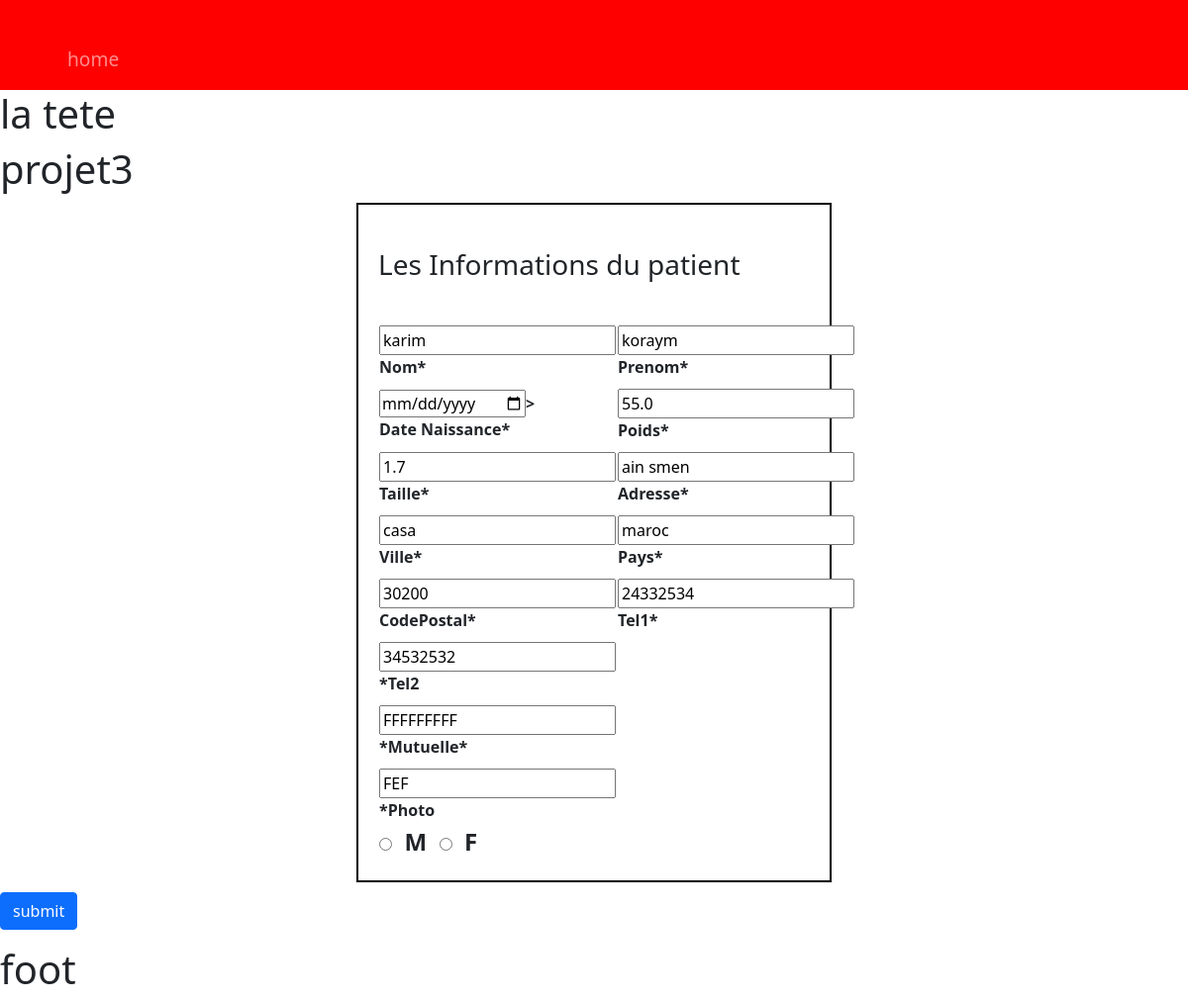
Screenshot of /update/2 with the database file from the repository.
### cabinet_medical/models.py (models this page shows)
class Patient(models.Model):
    Nom = models.CharField(max_length = 100 , null=True)
    Prenom = models.CharField(max_length = 100 , null=True)
    DateNaissance = models.DateTimeField(null=True)
    Poids = models.FloatField(null=True)
    Taille = models.FloatField(null=True)
    Adresse = models.CharField(max_length = 200 , null=True)
    Ville = models.CharField(max_length = 100 , null=True)
    Pays = models.CharField(max_length = 100 , null=True)
    CodePostal = models.CharField(max_length = 100 , null=True)
    Tel1 = models.CharField(max_length = 50 , null=True)
    Tel2 = models.CharField(max_length = 50 , null=True)
    Mutuelle = models.CharField(max_length = 100 , null=True)
    Photo = models.CharField(max_length = 200 , null=True)
    DateCreation = models.DateTimeField(auto_now_add=True , null=True)
    DateModification = models.DateTimeField(auto_now_add=True , null=True)

### cabinet_medical/views.py (the view)
# urls.py: path('update/<str:pk>', views.update , name="update"),
def update(request , pk):
    patinte = Patient.objects.get(id=pk)
    form = PatientForm(instance=patinte)
    if request.method == 'POST':
        form = PatientForm(request.POST , instance=patinte)
        if form.is_valid():
            form.save()
            return redirect('/')
    context = {'form' : form}
    return render (request , 'cabinetMedical/My_Rdv_Patient_form.html',context)

### cabinet_medical/forms.py
class PatientForm(ModelForm):
    class Meta:
        model = Patient
        fields = "__all__"

### cabinet_medical/templates/cabinetMedical/My_Rdv_Patient_form.html (shortened to what this page needs)
  {% extends 'cabinetMedical/main.html' %}
  {% block content %}
  <h1>projet3</h1>
     <form action="" method="POST">
          <div  style="border: 2px black solid; margin: 10px 30%; padding:20px 20px ;  ">
          <div class="form-group col-12 my-1 mt-sm-4 registration-header">
            <h3> Les Informations du patient </h3> <br>
          </div>
          <table class="tabl">
            <tr>
              <th>
                <div class="form-group col-12 col-md-6 has-float-label mt-2 has-feedback has-feedback-left ">
                  {{form.Nom}}
                  <label style="display: block;">Nom*</label>
                </div>
              </th>
              <th>
                <div class="form-group col-12 col-md-6 has-float-label mt-2 has-feedback has-feedback-left">
                  {{form.Prenom}}   <label style="display: block;">Prenom*</label>
                </div>
              </th>
            </tr>
            <tr>
              <th>
                <div class="form-group col-12 col-md-6 has-float-label mt-2 has-feedback has-feedback-left">
                 <input type="date" {{form.DateNaissance}}>    <label style="display: block;">Date Naissance*</label>
                </div>
              </th>
              <th>
                <div class="form-group col-12 col-md-6 has-float-label mt-2 has-feedback has-feedback-left">
                  {{form.Poids}} <label style="display: block;">Poids*</label>
                </div>
              </th>
            </tr>
            <tr>
              <th>
                <div class="form-group col-12 col-md-6 has-float-label mt-2 has-feedback has-feedback-left">
                  {{form.Taille}} <label style="display: block;"></label>Taille*</label>
                </div>
              </th>
              <th>
                <div class="form-group col-12 col-md-6 has-float-label mt-2 has-feedback has-feedback-left">
                  {{form.Adresse}} <label style="display: block;"></label> Adresse*</label>
                </div>
              </th>
            </tr>
            <tr>
              <th>
                <div class="form-group col-12 col-md-6 has-float-label mt-2 has-feedback has-feedback-left">
                  {{form.Ville}} <label style="display: block;">Ville*</label>
                </div>
              </th>
              <th>
                <div class="form-group col-12 col-md-6 has-float-label mt-2 has-feedback has-feedback-left">
                  {{form.Pays}} <label style="display: block;">Pays*</label>
                </div>
              </th>
            </tr>
            <tr>
              <th>
                <div class="form-group col-12 col-md-6 has-float-label mt-2 has-feedback has-feedback-left">
                  {{form.CodePostal}}<label >CodePostal*</label>
                </div>
              </th>
              <th>
                <div class="form-group col-12 col-md-6 has-float-label mt-2 has-feedback has-feedback-left">
                  {{form.Tel1}} <label >Tel1*</label>
                </div>
              </th>
            </tr>
            <tr>
              <th>
                <div class="form-group col-12 col-md-6 has-float-label mt-2 has-feedback has-feedback-left">
                  {{form.Tel2}} *<label>Tel2 </label>
                </div>
              </th>
            </tr>
            <tr>
              <th>
                <div class="form-group col-12 col-md-6 has-float-label mt-2 has-feedback has-feedback-left">
                  {{form.Mutuelle}} *<label>Mutuelle* </label>
                </div>
              </th>
            </tr>
            <tr>
              <th>
                <div class="form-group col-12 col-md-6 has-float-label mt-2 has-feedback has-feedback-left">
                  {{form.Photo}} *<label>Photo </label>
                </div>
              </th>
            </tr>
             <tr>
              <th>
                <input type="radio" value="M" name="rd1">
            <label style="font-size:x-large ;">M</label>
            <input type="radio" value="F" name="rd1">
            <label style="font-size:x-large ;" >F</label><br>
              </th>
            </tr>
          </table>
    </div>
         <button type="submit" class="btn btn-primary mb-3">submit</button>
     </form>
{% endblock  %}

### cabinet_medical/templates/cabinetMedical/main.html (style rules this page uses)
.col-md-6 { flex: 0 0 auto; width: 80%; }
.tabl { margin: 0px auto; }

### rows the page displays
Patient: Nom "karim", Prenom "koraym", Poids "55.0", Taille "1.7", Adresse "ain smen", Ville "casa", Pays "maroc", CodePostal "30200", Tel1 "24332534", Tel2 "34532532", Mutuelle "FFFFFFFFF", Photo "FEF"
